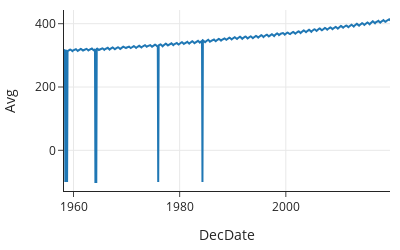

Notebook code for this chart:
### Markdown cell above
Since scientific studies tend to have very clean data, it's tempting to jump right in and make a plot to see how CO2 monthly averages have changed. The field `DecDate` conveniently represents the month and year as a numeric feature so we can easily make a time series plot.

### Code cell
px.line(co2, x='DecDate', y='Avg', width=400, height=250)

### Figure 1 — Plotly figure (JSON) as saved in the notebook; plotly's stock layout.template omitted (floating-point values rounded to 4 significant figures; data arrays with more than 128 entries replaced by an {"elided": "..."} marker saying what was removed)
{"data": [{"hovertemplate": "DecDate=%{x}<br>Avg=%{y}<extra></extra>", "legendgroup": "", "line": {"color": "#1F77B4", "dash": "solid"}, "marker": {"symbol": "circle"}, "mode": "lines", "name": "", "orientation": "v", "showlegend": false, "type": "scatter", "x": {"elided": "738 float values"}, "xaxis": "x", "y": {"elided": "738 float values"}, "yaxis": "y"}], "layout": {"height": 250, "legend": {"tracegroupgap": 0}, "width": 400, "xaxis": {"anchor": "y", "autorange": true, "domain": [0, 1], "range": [1958.0, 2020.0], "title": {"text": "DecDate"}, "type": "linear"}, "yaxis": {"anchor": "x", "autorange": true, "domain": [0, 1], "range": [-128.6, 443.3], "title": {"text": "Avg"}, "type": "linear"}}}
